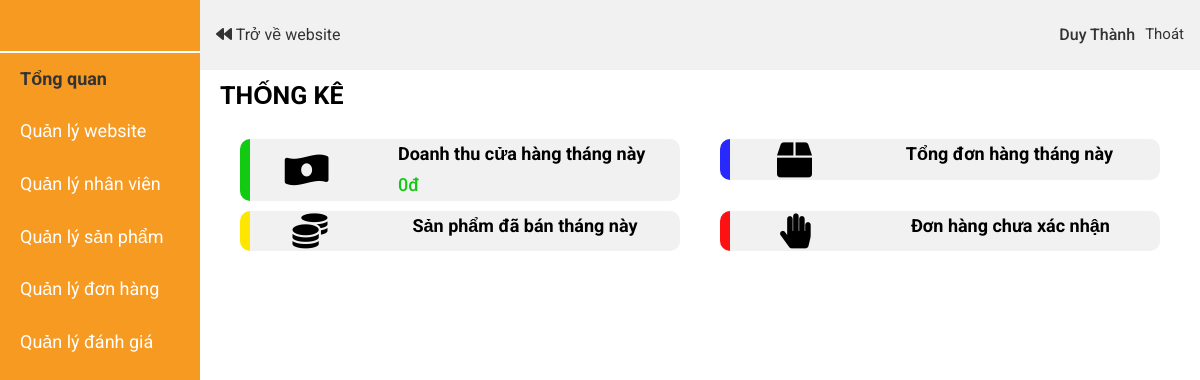
The page /?controller=trangquantri (signed in) on the database as committed earlier.
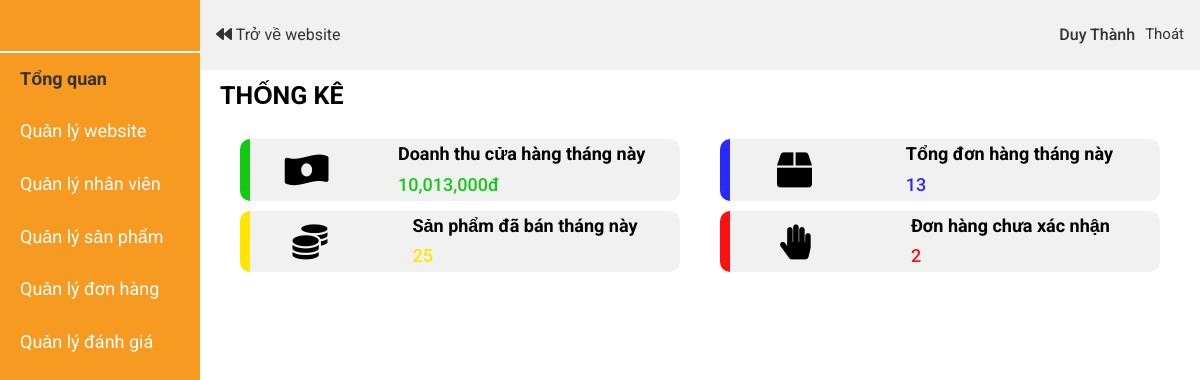
The same page on the database as committed later.
### tables this page shows
CREATE TABLE `profit` (
  `id` int(11) NOT NULL,
  `month` int(11) DEFAULT NULL,
  `profit` int(11) DEFAULT NULL,
  `all_order` int(11) DEFAULT NULL,
  `sold_product` int(11) DEFAULT NULL,
  `order_not_confirm` int(11) DEFAULT NULL
);

### Controller/C-trangquantri.php (called while the page is built, shortened)
<?php
    if(isset($_SESSION['admin'])){
        $admin = $database->get('admin', array('id'=>$_SESSION['admin']));
    }
    else{
        header('location: ?controller=dangnhapquantri');
    }
    $month = date('m', time());
    $profit_data = $database->get('profit',array('month'=>$month));
    require_once './View/V-trangquantri.php';
?>

### Model/M-database.php (called while the page is built, shortened)
<?php
    class database{
        protected $conn= null;
        protected $host='localhost';
        protected $user='root';
        protected $pass='';
        protected $dbname='fashiongenz';
        public function connect(){
             $this->conn = new mysqli($this->host,$this->user,$this->pass,$this->dbname);
        }
        public function get($table,$condition=array()){
          $sql= "SELECT * FROM $table ";
          if(!empty($condition)){
               $sql.="WHERE";
               foreach ($condition as $key => $value){
                    $sql.= " $key = '$value' AND";
               }
               $sql= trim($sql,"AND");
          }
          $query = mysqli_query($this->conn, $sql);
          $result=array();
          if ($query){
               while ($row= mysqli_fetch_assoc($query)){
                    $result[]=$row;
               }
          }
          return $result;
     }
    }
?>

### View/V-trangquantri.php (the view, shortened to what this page needs)
<!DOCTYPE html>
<html lang="en">
<head>
    <link rel="stylesheet" href="./Assets/Css/grid.css">
    <link rel="stylesheet" href="./Assets/Css/responsive.css">
    <link rel="stylesheet" href="./Assets/Css/base.css">
    <link rel="stylesheet" href="./Assets/Css/main.css">
    <link rel="stylesheet" href="https://cdnjs.cloudflare.com/ajax/libs/normalize/8.0.1/normalize.min.css" />
    <link rel="stylesheet" href="./Assets/Fonts/fontawesome-free-5.15.3-web/css/all.min.css">
</head>
<body>
    <div class="grid">
        <div class="row no-gutters">
            <div class="col l-2 m-0 c-0">
                <div class="admin-menu">
                    <ul class="admin-menu__list">
                        <li class="admin-menu__item">
                            <a href="#" class="admin-menu__item-link admin-menu__item-link-has-img">
                            </a>
                        </li>
                        <li class="admin-menu__item">
                            <a href="?controller=trangquantri" class="admin-menu__item-link active">Tổng quan</a>
                        </li>
                        <li id="menu1" class="admin-menu__item">
                            <a href="#" class="admin-menu__item-link">Quản lý website</a>
                        </li>
                        <li id="menu1" class="admin-menu__item">
                            <a href="?controller=quanlynhanvien" class="admin-menu__item-link">Quản lý nhân viên</a>
                        </li>
                        <li class="admin-menu__item">
                            <a href="?controller=quanlysanpham" class="admin-menu__item-link">Quản lý sản phẩm</a>
                        </li>
                        <li class="admin-menu__item">
                            <a href="?controller=quanlydonhang" class="admin-menu__item-link">Quản lý đơn hàng</a>
                        </li>
                        <li class="admin-menu__item">
                            <a href="?controller=quanlydanhgia" class="admin-menu__item-link">Quản lý đánh giá</a>
                        </li>
                    </ul>
                </div>
            </div>
            <div class="col l-10 m-12 c-12">
                <div class="admin-header">
                    <div class="admin-header__sections">
                        <a href="?controller=trangchu" class="admin-header__back-to-website"><i class="fas fa-backward"></i> Trở về website</a>
                    </div>
                    <div class="admin-header__admin-info">
                        <h3 class="admin-header__admin-name"><?php echo $admin[0]['fullname'] ?></h3>
                        <a href="?controller=dangxuatquantri" class="admin-header__admin-logout">Thoát</a>
                    </div>
                </div>
                <div class="admin-content">
                    <div class="row no-gutters">
                        <div class="col l-12 m-12 c-12">
                            <h3 class="admin-content__heading">Thống kê</h3><br>
                        </div>
                        <div class="col l-6 m-12 c-12">
                            <div class="admin-content__profit">
                                <i class="fas fa-money-bill-wave-alt admin-content__profit-img"></i>
                                <div class="admin-content__profit-content">
                                    <h3 class="admin-content__profit-heading">Doanh thu cửa hàng tháng này</h3>
                                    <h4 class="admin-content__profit-info"><?php echo number_format($profit_data[0]['profit']) ?>đ</h4>
                                </div>
                            </div>
                        </div>
                        <div class="col l-6 m-12 c-12">
                            <div class="admin-content__all-item">
                            <i class="fas fa-box admin-content__all-item-img"></i>
                                <div class="admin-content__all-item-content">
                                    <h3 class="admin-content__all-item-heading">Tổng đơn hàng tháng này</h3>
                                    <h4 class="admin-content__all-item-info"><?php echo $profit_data[0]['all_order'] ?></h4>
                                </div>
                            </div>
                        </div>
                        <div class="col l-6 m-12 c-12">
                            <div class="admin-content__item-sold">
                            <i class="fas fa-coins admin-content__item-sold-img"></i>
                                <div class="admin-content__item-sold-content">
                                    <h3 class="admin-content__item-sold-heading">Sản phẩm đã bán tháng này</h3>
                                    <h4 class="admin-content__item-sold-info"><?php echo $profit_data[0]['sold_product'] ?></h4>
                                </div>
                            </div>
                        </div>
                        <div class="col l-6 m-12 c-12">
                            <div class="admin-content__item-not-confirm">
                            <i class="fas fa-hand-paper admin-content__item-not-confirm-img"></i>
                                <div class="admin-content__item-not-confirm-content">
                                    <h3 class="admin-content__item-not-confirm-heading">Đơn hàng chưa xác nhận</h3>
                                    <h4 class="admin-content__item-not-confirm-info"><?php echo $profit_data[0]['order_not_confirm'] ?></h4>
                                </div>
                            </div>
                        </div>
                    </div>
                </div>
            </div>
        </div>
    </div>
</body>
</html>

### index.php (shortened to what this page needs)
<?php
    require_once './Model/M-database.php';
    $database = new database();
    if (isset($_GET['controller'])){
        $controller = $_GET['controller'];
    }else{
        $controller = 'trangchu';
    }
    switch ($controller){
        case 'trangquantri':
            require_once './Controller/C-trangquantri.php';
            break;
    }
?>

### Assets/Css/grid.css (style rules this page uses)
.grid { width: 100%; display: block; padding: 0; }
.row { display: flex; flex-wrap: wrap; margin-left: -4px; margin-right: -4px; }
.row.no-gutters { margin-left: 0; margin-right: 0; }
.col { padding-left: 4px; padding-right: 4px; }
.row.no-gutters .col { padding-left: 0; padding-right: 0; }
.c-0 { display: none; }
.c-12 { flex: 0 0 100%; max-width: 100%; }
@media (min-width: 740px) { .row { margin-left: -8px; margin-right: -8px; } }
@media (min-width: 740px) { .col { padding-left: 8px; padding-right: 8px; } }
@media (min-width: 740px) { .m-0 { display: none; } }
@media (min-width: 740px) { .m-1, .m-2, .m-3, .m-4, .m-5, .m-6, .m-7, .m-8, .m-9, .m-10, .m-11, .m-12 { display: block; } }
@media (min-width: 740px) { .m-12 { flex: 0 0 100%; max-width: 100%; } }
@media (min-width: 1113px) { .row { margin-left: -12px; margin-right: -12px; } }
@media (min-width: 1113px) { .col { padding-left: 12px; padding-right: 12px; } }
@media (min-width: 1113px) { .l-1, .l-2, .l-2-4, .l-3, .l-4, .l-5, .l-6, .l-7, .l-8, .l-9, .l-10, .l-11, .l-12 { display: block; } }
@media (min-width: 1113px) { .l-2 { flex: 0 0 16.66667%; max-width: 16.66667%; } }
@media (min-width: 1113px) { .l-6 { flex: 0 0 50%; max-width: 50%; } }
@media (min-width: 1113px) { .l-10 { flex: 0 0 83.33333%; max-width: 83.33333%; } }
@media (min-width: 1113px) { .l-12 { flex: 0 0 100%; max-width: 100%; } }

### Assets/Css/base.css (style rules this page uses)
:root { --white-color: #fff; --black-color: #000; --text-color: #333; --primary-color: #f79a21; --border-color: #dbdbdb; --header-height: 70px; }
* { box-sizing: inherit; scroll-behavior: smooth; }
html { font-size: 62.5%; line-height: 1.6; font-family: 'Roboto', sans-serif; box-sizing: border-box; }

Rows that differ between the two databases and show on the page:
added profit: profit "10,013,000", all_order "13", sold_product "25", order_not_confirm "2"
Other text that changed with them:
$profit_data[0]['profit']: "0" → (not shown)
